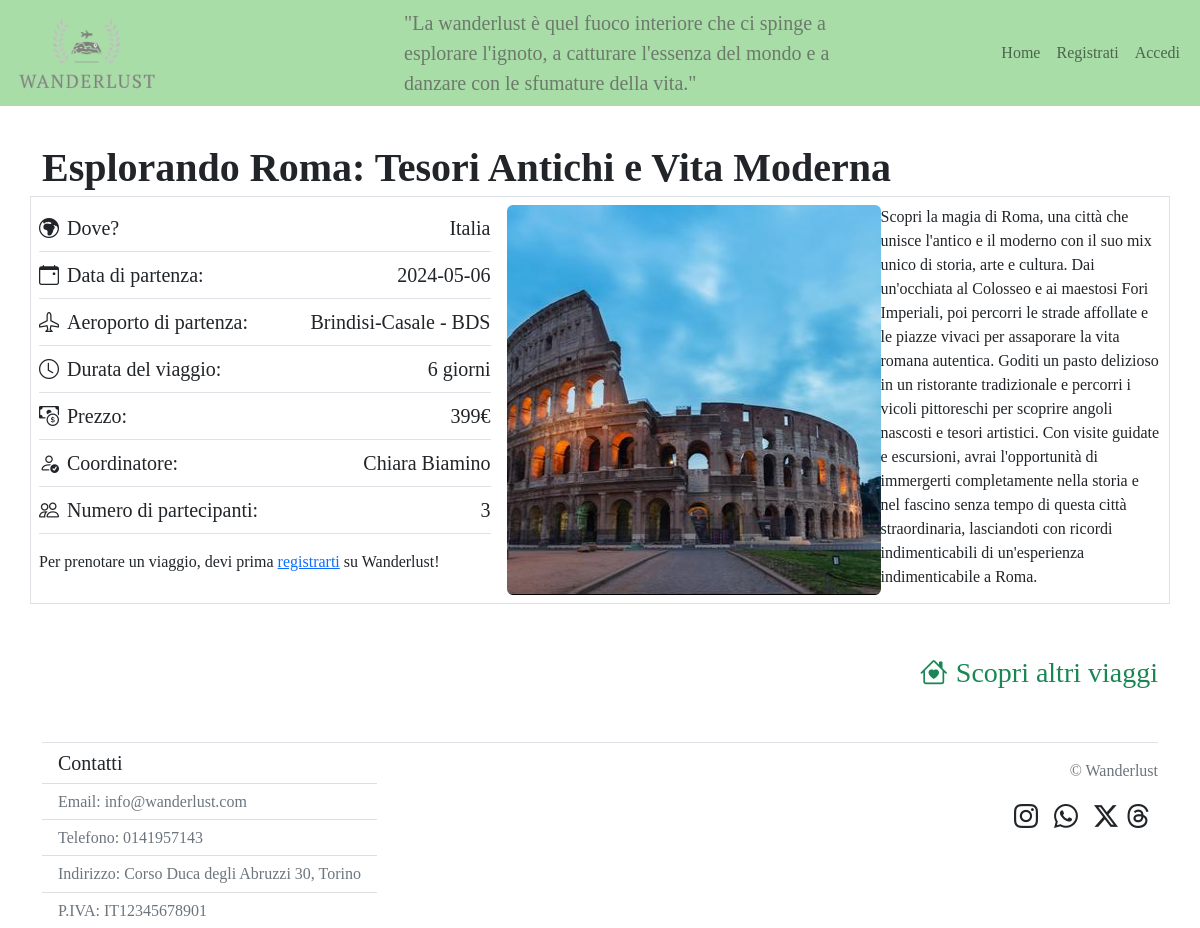
Screenshot of /viaggio/11 with the database file from the repository.
### tables this page shows
CREATE TABLE "viaggi" (
	"id"	INTEGER NOT NULL,
	"id_coordinatore"	INTEGER NOT NULL,
	"continente"	TEXT NOT NULL,
	"nazione"	TEXT NOT NULL,
	"data"	TEXT NOT NULL,
	"num_giorni"	TEXT NOT NULL,
	"aeroporto"	TEXT NOT NULL,
	"prezzo"	INTEGER NOT NULL,
	"descrizione"	TEXT NOT NULL,
	"img_viaggio"	TEXT NOT NULL UNIQUE,
	"approvato"	INTEGER NOT NULL,
	"titolo"	TEXT NOT NULL,
	PRIMARY KEY("id" AUTOINCREMENT)
);

CREATE TABLE "utenti" (
	"id"	INTEGER NOT NULL,
	"nome"	TEXT NOT NULL,
	"cognome"	TEXT NOT NULL,
	"email"	TEXT NOT NULL UNIQUE,
	"password"	TEXT NOT NULL,
	"img_profilo"	TEXT NOT NULL,
	"tipologia"	TEXT NOT NULL,
	"banned"	INTEGER NOT NULL,
	PRIMARY KEY("id" AUTOINCREMENT)
);

### app.py (the view)
@app.route('/viaggio/<int:id_viaggio>')
def pagina_viaggio(id_viaggio):
    viaggio = viaggi_dao.getViaggioAndPartecipazioni(id_viaggio)
    aeroporti_italiani = [
    "Roma-Fiumicino - FCO", "Milano-Malpensa - MXP", "Milano-Linate - LIN", "Venezia Marco Polo - VCE", "Napoli-Capodichino - NAP", "Firenze-Peretola - FLR", "Bologna-Guglielmo Marconi - BLQ", "Catania-Fontanarossa - CTA", "Palermo-Punta Raisi - PMO", "Bergamo-Orio al Serio - BGY", "Pisa Galileo Galilei - PSA", "Verona-Villafranca - VRN", "Torino-Caselle - TRN", "Bari-Palese - BRI", "Cagliari-Elmas - CAG", "Trapani-Birgi - TPS", "Brindisi-Casale - BDS", "Genova-Cristoforo Colombo - GOA", "Perugia-Sant'Egidio - PEG", "Ancona-Falconara - AOI"
]
    lista_id_utenti_partecipanti = viaggi_dao.getUtentiPartecipantiAlViaggio(id_viaggio)
    lista_id_result = []
    for id in lista_id_utenti_partecipanti:
        lista_id_result.append(id['id_utente'])
    nazione = viaggio['nazione']
    recensioni_viaggio = recensioni_dao.getRecensioniViaggio(nazione)
    oggi = datetime.today().strftime('%Y-%m-%d')
    return render_template('viaggio.html', viaggio = viaggio, aeroporti_italiani=aeroporti_italiani, lista_id_partecipanti = lista_id_result, oggi=oggi, recensioni_viaggio = recensioni_viaggio)

### recensioni_dao.py (called while the page is built)
def getRecensioniViaggio(nazione):
    query = 'SELECT * FROM recensioni, viaggi, utenti WHERE nazione = ? AND viaggi.id = recensioni.id_viaggio AND recensioni.id_utente = utenti.id'
    connection = sqlite3.connect('db/wanderlust.db')
    connection.row_factory = sqlite3.Row
    cursor = connection.cursor()
    cursor.execute(query, (nazione,))
    result = cursor.fetchall()
    cursor.close()
    connection.close()
    return result

### viaggi_dao.py (called while the page is built)
def getViaggioAndPartecipazioni(id_viaggio):
    query = 'SELECT *, COUNT(partecipazioni_viaggi.id_utente) AS partecipanti FROM viaggi, utenti, partecipazioni_viaggi WHERE viaggi.id = ? AND utenti.id = viaggi.id_coordinatore AND viaggi.id = partecipazioni_viaggi.id_viaggio GROUP BY viaggi.id '
    connection = sqlite3.connect('db/wanderlust.db')
    connection.row_factory = sqlite3.Row
    cursor = connection.cursor()
    cursor.execute(query, (id_viaggio,))
    result = cursor.fetchone()
    cursor.close()
    connection.close()
    return result

def getUtentiPartecipantiAlViaggio(id_viaggio):
    query = 'SELECT id_utente FROM partecipazioni_viaggi WHERE id_viaggio = ?'
    connection = sqlite3.connect('db/wanderlust.db')
    connection.row_factory = sqlite3.Row
    cursor = connection.cursor()
    cursor.execute(query, (id_viaggio,))
    result = cursor.fetchall()
    cursor.close()
    connection.close()
    return result

### templates/viaggio.html (shortened to what this page needs)
{% extends "base.html" %}
{% block content %}
<h1 class="fontCopperplate fs-1 fw-bold mb-1">{{viaggio.titolo}}</h1>
<article class="d-flex flex-wrap border p-2">
    <section class="col-5 d-flex flex-column">
        <section class="d-flex justify-content-between me-3 py-2 border-bottom align-items-center">
            <div class="d-flex justify-content-start align-items-center fs-5">
                {%if viaggio.continente == 'Africa' or viaggio.continente=='Europa'%}
                <i class="bi bi-globe-europe-africa me-2"></i>
                {%elif viaggio.continente == 'NordAmerica' or viaggio.continente == 'SudAmerica'%}
                <i class="bi bi-globe-americas me-2"></i>
                {%elif viaggio.continente == 'Asia'%}
                <i class="bi bi-globe-central-south-asia me-2"></i>
                {%else%}
                <i class="bi bi-globe-asia-australia me-2"></i>
                {%endif%}
                <p class="fontCopperplate pMarginNegativo">Dove?</p>
            </div>
            <p class="pMarginNegativo fs-5">{{viaggio.nazione}}</p>
        </section>
        <section class="d-flex justify-content-between me-3 py-2 border-bottom align-items-center">
            <div class="d-flex justify-content-start fs-5">
                <i class="bi bi-calendar-event me-2"></i>
                <p class="fontCopperplate pMarginNegativo">Data di partenza:</p>
            </div>
            <p class="pMarginNegativo fs-5">{{viaggio.data}}</p>
        </section>
        <section class="d-flex justify-content-between me-3 py-2 border-bottom align-items-center">
            <div class="d-flex justify-content-start fs-5">
                <i class="bi bi-airplane me-2"></i>
                <p class="fontCopperplate pMarginNegativo">Aeroporto di partenza:</p>
            </div>
            <p class="pMarginNegativo fs-5">{{viaggio.aeroporto}}</p>
        </section>
        <section class="d-flex justify-content-between me-3 py-2 border-bottom align-items-center">
            <div class="d-flex justify-content-start fs-5 align-items-center">
                <i class="bi bi-clock me-2"></i>
                <p class="fontCopperplate pMarginNegativo">Durata del viaggio:</p>
            </div>
            <p class="pMarginNegativo fs-5">{{viaggio.num_giorni}} giorni</p>
        </section>
        <section class="d-flex justify-content-between me-3 py-2 border-bottom align-items-center">
            <div class="d-flex justify-content-start fs-5">
                <i class="bi bi-cash-coin me-2"></i>
                <p class="fontCopperplate pMarginNegativo">Prezzo:</p>
            </div>
            <p class="pMarginNegativo fs-5">{{viaggio.prezzo}}€</p>
        </section>
        <section class="d-flex justify-content-between me-3 py-2 border-bottom align-items-center">
            <div class="d-flex justify-content-start fs-5">
                <i class="bi bi-person-check me-2"></i>
                <p class="fontCopperplate pMarginNegativo">Coordinatore:</p>
            </div>
            <p class="pMarginNegativo fs-5">{{viaggio.nome}} {{viaggio.cognome}}</p>
        </section>
        <section class="d-flex justify-content-between me-3 py-2 border-bottom align-items-center">
            <div class="d-flex justify-content-start fs-5">
                <i class="bi bi-people me-2"></i>
                <p class="fontCopperplate pMarginNegativo">Numero di partecipanti:</p>
            </div>
            <p class="pMarginNegativo fs-5">{{viaggio.partecipanti}}</p>
        </section>
        <section class="d-flex justify-content-between mt-3">
            {%if current_user.id == viaggio.id_coordinatore%}
            <form action="{{url_for('lista_partecipanti', id_viaggio = viaggio.id)}}", method="POST">
                <button type="submit" class="btn btn-outline-success btn-sm fontCopperplate">
                    Lista partecipanti
                </button>
            </form>
            <div>
                <button type="button" class="btn btn-outline-secondary btn-sm me-3 fontCopperplate" data-bs-toggle="modal" data-bs-target="#modalModifica" {%if oggi>=viaggio.data%}disabled{%endif%}>
                    Modifica annuncio
                </button>
                <form action="{{url_for('modifica_viaggio', id_viaggio = viaggio.id)}}", method="POST", enctype="multipart/form-data">
                    <div class="modal fade" id="modalModifica" tabindex="-1" aria-labelledby="modalModifica" aria-hidden="true">
                        <div class="modal-dialog">
                            <div class="modal-content">
                                <div class="modal-header">
                                <h1 class="modal-title fs-5 fontCopperplate" id="modalModifica">Modifica annuncio</h1>
                                <button type="button" class="btn-close" data-bs-dismiss="modal" aria-label="Close"></button>
                                </div>
                                <div class="modal-body">
                                    <section class="mb-3">
                                        <label for="idTitolo" class="col-form-label">Titolo</label>
                                        <input type="text" class="form-control" name = "titolo" id="idTitolo" value="{{viaggio.titolo}}" minlength="3" maxlength="70">
                                    </section>
                                    <section class="mb-3">
                                        <label class = "col-form-label" for = "continente">Continente</label>
                                        <select id="continente" name="continente" class="form-select" aria-label="Default select example" required disabled>
                                            <option value="{{viaggio.continente}}">{{viaggio.continente}}</option>
                                        </select>
                                    </section>
                                    <section class="mb-3">
                                        <label class = "col-form-label" for = "nazione">Nazione</label>
                                        <select id="nazione" name="nazione" class="form-select" aria-label="Default select example" disabled required>
                                            <option value="{{viaggio.nazione}}">{{viaggio.nazione}}</option>
                                        </select>
                                    </section>
                                    <section class="mb-3">
                                        <label for = "date" class = "col-form-label">Data di partenza</label>
                                        <input name = 'data' value = "{{viaggio.data}}"class="form-control" type="date" aria-label="default input example" id = "date" min="{{viaggio.data}}" required>
                                        <div id="passwordHelp" class="form-text">Puoi solamente posticipare il viaggio, ma non anticiparlo!</div>
                                    </section>
                                    <section class="d-flex justify-content-between">
                                        <section>
                                            <label class = "col-form-label" for = "num_giorni">Numero di giorni</label>
                                            <select id="num_giorni" name="num_giorni" class="form-select" aria-label="Default select example" required min="5" max="21">
                                                <option selected value="{{viaggio.num_giorni}}">{{viaggio.num_giorni}}</option>
                                                {%for i in range(5,22)%}
                                                {%if i|int != viaggio.num_giorni|int%}
                                                <option value="{{i}}">{{i}}</option>
                                                {%endif%}
                                                {%endfor%}
                                            </select>
                                        </section>
                                        <section>
                                            <label class = "col-form-label" for = "idAeroporto">Aeroporto di partenza</label>
                                            <select id="idAeroporto" name="aeroporto" class="form-select" aria-label="Default select example" required>
                                                <option value="{{viaggio.aeroporto}}" selected>{{viaggio.aeroporto}}</option>
                                                {%for aeroporto in aeroporti_italiani%}
                                                {%if aeroporto != viaggio.aeroporto%}
                                                <option value="{{aeroporto}}">{{aeroporto}}</option>
                                                {%endif%}
                                                {%endfor%}
                                            </select>
                                        </section>
                                    </section>
                                    <label class = "d-block mt-3 mb-2" for = "idPrezzo">Prezzo</label>
                                    <article class="input-group mb-3">
                                    <span class="input-group-text">€</span>
                                    <input type="number" id = "idPrezzo" name = "prezzo" value="{{viaggio.prezzo}}" class="form-control" aria-label="Amount (to the nearest dollar)" required min="0" max="9999">
                                    <span class="input-group-text">.00</span>
                                    </article>
                                    <section class="mb-3">
                                        <label for="formFile" class="form-label">Immagine</label>
                                        <input class="form-control" type="file" id="formFile" name="img_viaggio">
                                    </section>
                                    <div class="mb-1">
                                        <label for="idDescrizione" class="form-label">Descrizione</label>
                                        <textarea class="form-control" id="idDescrizione" rows="3" name="descrizione" required minlength="100">{{viaggio.descrizione}}</textarea>
                                    </div>
                                </div>
                                <div class="modal-footer">
                                <button type="button" class="btn btn-secondary fontCopperplate" data-bs-dismiss="modal">Annulla</button>
                                <button type="submit" class="btn btn-success fontCopperplate">Modifica</button>
                                </div>
                            </div>
                        </div>
                    </div>
                </form>
            </div>
            {%elif current_user.is_authenticated == False %}
            <p class="pMarginNegativo fontCopperplate">Per prenotare un viaggio, devi prima <a href="{{url_for('iscriviti')}}">registrarti</a> su Wanderlust!</p>
            {%endif%}
        </section>
    </section>
    <section class="col-4 d-flex justify-content-center">
        <img class="zoomable rounded" src="{{url_for('static', filename = 'viaggio/'+viaggio.img_viaggio)}}" alt="Questa è l'immagine del viaggio in {{viaggio.nazione}}">
    </section>
    <section id = "descriptionSection" class="col-3 d-flex flex-column align-items-center">
        <p class="fs-6">{{viaggio.descrizione}}</p>
    </section>
</article>
<section class = "d-flex justify-content-end align-items-center mt-5">
    <a class="d-flex justify-content-start anchorNoTextDec fs-3 text-success" href="{{ url_for('home') }}">
        <i class="bi bi-house-heart me-2"></i>
        <p class="fontCopperplate pMarginNegativo">Scopri altri viaggi</p>
    </a>
</section>
{%endblock%}

### static/style.css (style rules this page uses)
body { font-family: Georgia, 'Times New Roman', Times, serif; }
.anchorNoTextDec { text-decoration: none; }
.fontCopperplate { font-family: Copperplate, Copperplate Gothic Light, fantasia; }
.zoomable { display: block; max-width: 100%; height: auto; transition: transform 0.3s ease-in-out; }
.pMarginNegativo { margin-bottom: 0%; }
#descriptionSection { max-height: 390px; overflow-y: auto; }

### rows the page displays
viaggi: titolo "Esplorando Roma: Tesori Antichi e Vita Moderna", nazione "Italia", data "2024-05-06", aeroporto "Brindisi-Casale - BDS", num_giorni "6", prezzo "399", img_viaggio (picture), descrizione "Scopri la magia di Roma, una città che unisce l'antico e il moderno con il suo mix unico di storia, arte e cultura. Dai un'occhiata al Colosseo e ai maestosi Fori Imperiali, poi percorri le strade affollate e le piazze vivaci per assaporare la vita romana autentica. Goditi un pasto delizioso in un ristorante tradizionale e percorri i vicoli pittoreschi per scoprire angoli nascosti e tesori artistici. Con visite guidate e escursioni, avrai l'opportunità di immergerti completamente nella storia e nel fascino senza tempo di questa città straordinaria, lasciandoti con ricordi indimenticabili di un'esperienza indimenticabile a Roma."
utenti: nome "Chiara", cognome "Biamino"

### other values shown
{{ viaggio.partecipanti }} "3"
